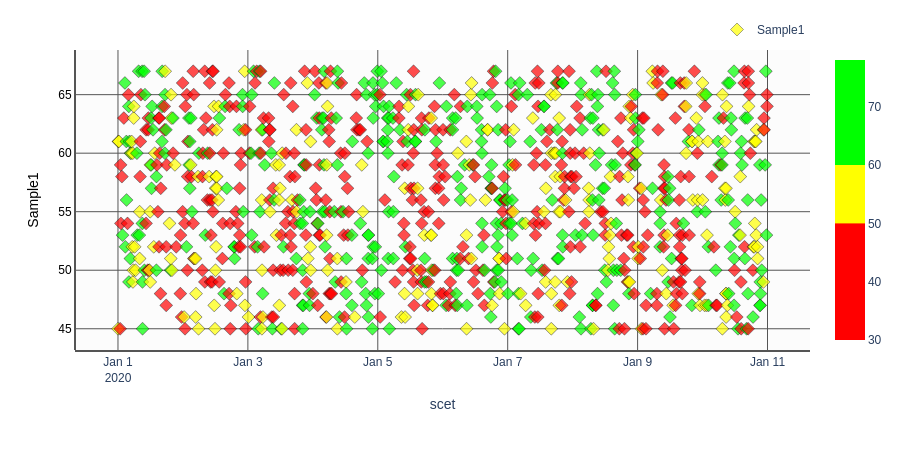

Notebook source saved alongside this figure:
### Markdown cell above
# Param v Time with binned (discrete) z value coloring

### Code cell
from dtat.types import CustomizedTrace
from dtat.palette import make_discrete_colorscale_from_data
from dtat.datacacher import get_data_from_state

# To apply a binned colorscale, it must be created first

bin_lower_bounds = [40, 50, 60] # the lower values of each bin
# Minimum bounds are inclusive, so the middle bin will start at 50, and the upper bin will start at 60.
# If there are values below the minimum bound, the minimum bound will be extended down to the lowest value
# IE, for this case, 38 will be colored the same color as 40-49.

sample3_data = get_data_from_state(sample_data.get_data(), 'Sample3') # use DTAT functions to sort out the Sample3 data as our color values

binned_color_scale = make_discrete_colorscale_from_data(
    color_set=['#ff0000', '#ffff00', '#00ff00'], # the set of hex colors to use for each bin, len(color_set) == len(custom_divisions)
    bin_lower_bounds=bin_lower_bounds,
    color_data=sample3_data
)

fig,c,m,t = dtatplot.make_stacked_graph(sample_data.get_data(), 
    y_vars = [["Sample1"]], 
    x_var = "scet", 
    z_var = "Sample3",
    plot_lines=False,
    customize_dict={ # Using customize_dict, you can apply your new binned color scale
        'Sample1': CustomizedTrace(
            size=10,
            symbol="diamond",
            colorscale=binned_color_scale,
            color='',
            showscale=True,
            mode="markers"
            )
        })
fig.show()

### Figure 1 — Plotly figure (JSON) as saved in the notebook; plotly's stock layout.template omitted (floating-point values rounded to 4 significant figures; data arrays with more than 128 entries replaced by an {"elided": "..."} marker saying what was removed)
{"data": [{"hovertemplate": "scet: %{x|%Y-%jT%H:%M:%S.%L}<br>Sample1: %{y}<br>Sample3: %{meta[0]}<extra></extra>", "marker": {"color": {"elided": "1000 int values"}, "colorscale": [[0, "#ff0000"], [0.2083, "#ff0000"], [0.4157, "#ff0000"], [0.4167, "#ffff00"], [0.624, "#ffff00"], [0.625, "#00ff00"], [1, "#00ff00"]], "line": {"color": "#000000", "width": 0.5}, "showscale": true, "size": 10, "symbol": "diamond"}, "meta": {"elided": "1000x2 mixed values"}, "mode": "markers", "name": "Sample1", "opacity": 0.7, "showlegend": true, "type": "scattergl", "x": {"elided": "1000 str values"}, "xaxis": "x", "y": {"elided": "1000 int values"}, "yaxis": "y"}], "layout": {"font": {"family": "Arial"}, "height": 450, "hovermode": "x unified", "legend": {"orientation": "h", "x": 1, "xanchor": "right", "y": 1.02, "yanchor": "bottom"}, "margin": {"b": 100, "l": 75, "r": 75, "t": 50}, "plot_bgcolor": "#fcfcfc", "xaxis": {"anchor": "y", "domain": [0, 1], "gridcolor": "#555555", "linecolor": "#555555", "linewidth": 2, "showgrid": true, "showline": true, "title": {"text": "scet"}, "zerolinecolor": "#555555"}, "yaxis": {"anchor": "free", "domain": [0, 1], "gridcolor": "#555555", "linecolor": "#555555", "linewidth": 2, "overlaying": "y", "position": 0, "showgrid": true, "showline": true, "tickfont": {"color": "#000000"}, "title": {"font": {"color": "#000000"}, "text": "Sample1"}, "zerolinecolor": "#555555"}}}
